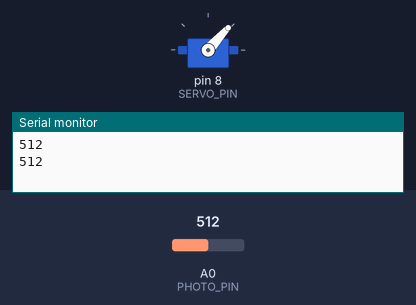
A sketch run on a simulated Arduino Uno, built with avr-gcc and run on an emulated ATmega328P. On the bench: servo, the last lines printed to the serial monitor. The inputs (shaded band) are chosen by the test bench; at power-on: A0 (PHOTO_PIN) = 512.

Above: at 4.8 s.
4.9 s: A0 (PHOTO_PIN) set to 716
At 7.2 s:
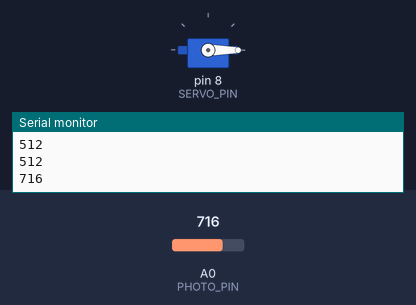
7.9 s: A0 (PHOTO_PIN) set to 306
At 8.8 s:
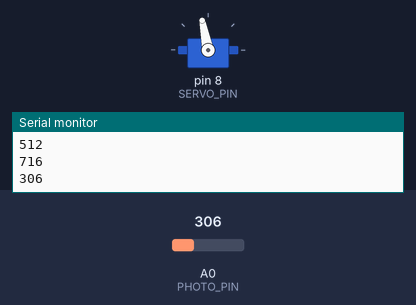
10.9 s: A0 (PHOTO_PIN) set to 170
At 13.1 s:
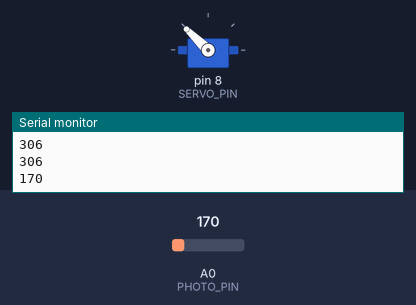
13.9 s: A0 (PHOTO_PIN) set to 122
At 14.6 s:
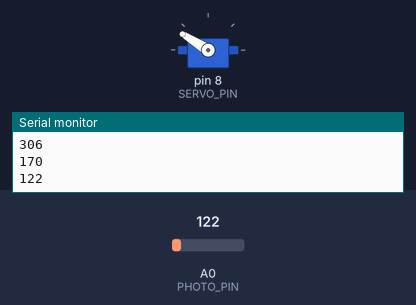
16.9 s: A0 (PHOTO_PIN) set to 0
At 18.9 s:
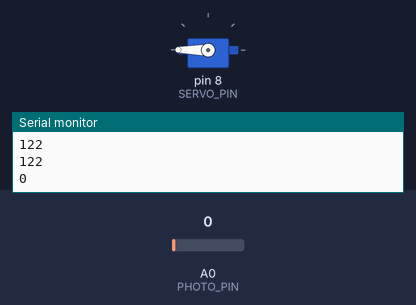
19.9 s: A0 (PHOTO_PIN) set to 511
At 20.5 s:
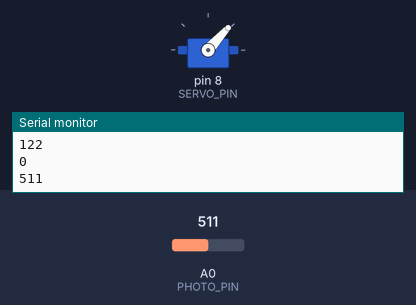
Timing chart, 0 to 22.9 s (numbered marks = the images above; inputs shaded):
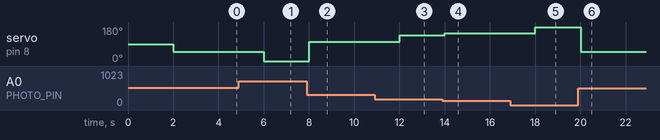

The sketch:

photo_servo.ino
```cpp
#include <Servo.h>
#define SERVO_PIN 8
#define PHOTO_PIN A0
int servoPos=0; // 0-degrees
int lastServPos=0;
int photo_val=0;
unsigned long lastDebounce=0;
unsigned long debounceDelay=2000;
Servo myServo;

void setup() {
  // put your setup code here, to run once:
  Serial.begin(9600);
  pinMode(PHOTO_PIN, INPUT);
  myServo.attach(SERVO_PIN);
}

void loop() {
  if (millis()-lastDebounce > debounceDelay) {
    lastDebounce=millis();
    photo_val=analogRead(PHOTO_PIN);
    servoPos = (-180.*photo_val/700)+180.;
    if (servoPos < 0) {
      servoPos=0;
    } else if (servoPos > 180) {
      servoPos=180;
    }
    //Serial.println(servoPos);
    Serial.println(photo_val);
    if (lastServPos != servoPos) {
      myServo.write(int(servoPos));
      lastServPos=servoPos;
    }
  }
}
```

Measured:
- after the input at 4.9 s, servo on pin 8 (SERVO_PIN): 48° → 0° after 1.1 s
- after the input at 7.9 s, servo on pin 8 (SERVO_PIN): 0° → 101° after 0.11 s
- after the input at 10.9 s, servo on pin 8 (SERVO_PIN): 101° → 136° after 1.1 s
- after the input at 13.9 s, servo on pin 8 (SERVO_PIN): 136° → 148° after 0.11 s
- after the input at 16.9 s, servo on pin 8 (SERVO_PIN): 148° → 180° after 1.1 s
- after the input at 19.9 s, servo on pin 8 (SERVO_PIN): 180° → 48° after 0.11 s
